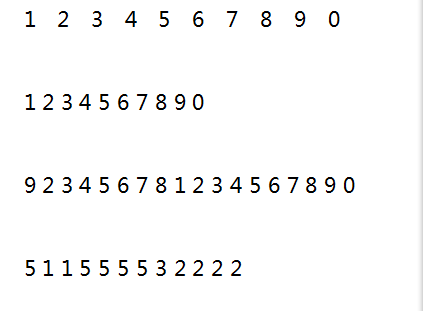
//> input picture images/digit-01.png, 423 x 311 px
$ ./010_descriptor_demo   (built with g++ and OpenCV 4)
//> lines starting //> are read from the running program, lines starting //| are printed output that depends on the picture
#include<opencv2/core.hpp>
#include<opencv2/imgcodecs.hpp>
#include<opencv2/imgproc.hpp>
#include<opencv2/highgui.hpp>
#include <opencv2/xfeatures2d.hpp>
#include <iostream>

using namespace cv;
using namespace std;
using namespace cv::xfeatures2d;

int main(int argc, char** argv) {
	Mat img1 = imread("/home/younger/VSCode_WorkSpace/Project_CPP/VSCode_Cmake_OpenCV_Learning/images/digit-01.png", IMREAD_GRAYSCALE);
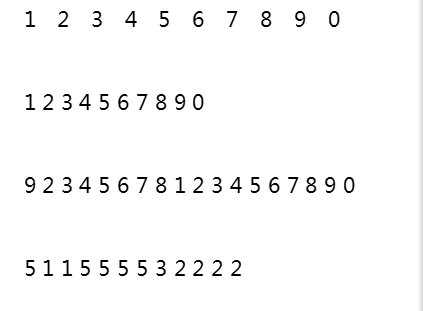
//> img1: 311 rows x 423 cols, CV_8UC1; min 0, max 255, mean 248.9
	Mat img2 = imread("/home/younger/VSCode_WorkSpace/Project_CPP/VSCode_Cmake_OpenCV_Learning/images/digit-02.png", IMREAD_GRAYSCALE);
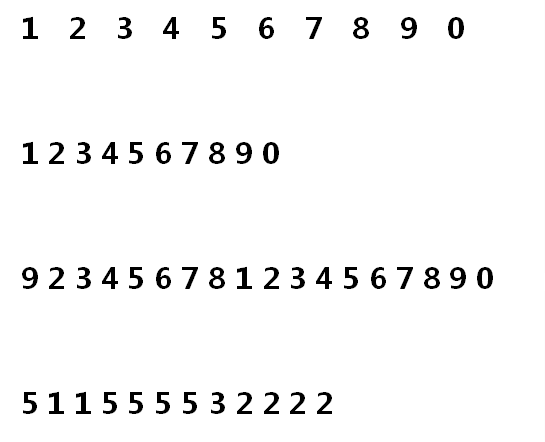
//> input picture images/digit-02.png, 545 x 442 px
//> img2 is the input picture: 442 rows x 545 cols, CV_8UC1; min 0, max 255, mean 246.5
	if (!img1.data || !img2.data) {
		return -1;
	}
	imshow("image1", img1);
	imshow("image2", img2);

	int minHessian = 400;
//> (the run ends here: the program stops with an error, at `Ptr<SURF> detector = SURF::create(minHessian);`)
